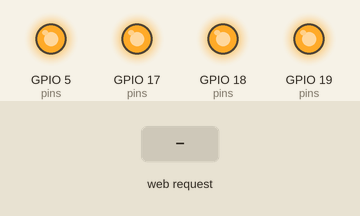
Recording of a sketch running on a simulated ESP32. Shown: output pins drawn as LEDs (lit = HIGH). Inputs (shaded band) come from the test bench. WiFi joins after 1.5 s; servers stay silent unless stated; EEPROM starts erased; what the sketch prints to the serial monitor is not drawn.

Above: at 3.0 s.
3.1 s: HTTP request GET /set?v=1 received
At 3.6 s:
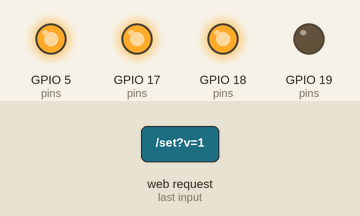
4.6 s: HTTP request GET /set?r=1&v=1 received
At 5.8 s:
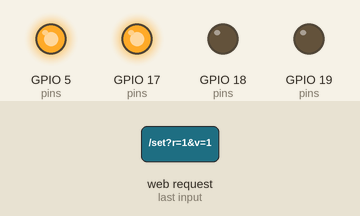
6.1 s: HTTP request GET /set received
At 7.1 s:
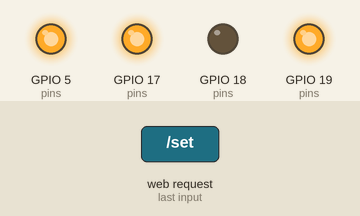
7.6 s: HTTP request GET /all received
At 8.3 s:
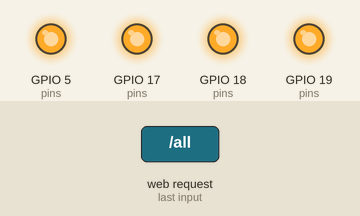
9.1 s: HTTP request GET /set?v=120 received
At 9.4 s:
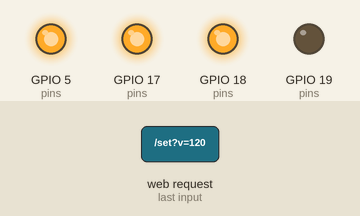
Timing chart, 0 to 11.6 s (numbered marks = the images above; inputs shaded):
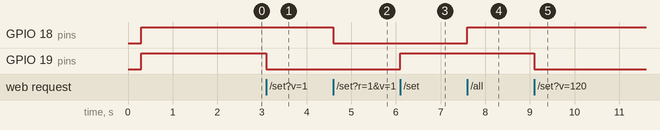

The sketch:

RTK_ESP32_SmartHome_WebDashboardV2.ino
```cpp
#include <WiFi.h>
#include <WebServer.h>
#include <Preferences.h>

const char* SSID = "RTkwifi";
const char* PASSWORD = "00990099";

#define R1 19
#define R2 18
#define R3 5
#define R4 17

#define ON LOW
#define OFF HIGH

WebServer server(80);
Preferences pref;

const byte pins[] = {R1, R2, R3, R4};

bool st[4] = {0, 0, 0, 0};
String nm[4] = {"Fan", "Light", "TV", "Cooler"};

unsigned long lastWifiCheck = 0;
const unsigned long WIFI_RETRY_INTERVAL = 5000;


// =====================================================
// SAVE RELAY STATES
// =====================================================

void saveStates() {
  for (byte i = 0; i < 4; i++) {
    String k = "s" + String(i);
    pref.putBool(k.c_str(), st[i]);
  }
}


// =====================================================
// LOAD RELAY STATES
// =====================================================

void loadStates() {
  for (byte i = 0; i < 4; i++) {
    String k = "s" + String(i);

    // false is default if nothing has been saved yet
    st[i] = pref.getBool(k.c_str(), false);
  }
}


// =====================================================
// APPLY RELAY STATES
// =====================================================

void relays() {
  for (byte i = 0; i < 4; i++) {
    digitalWrite(pins[i], st[i] ? ON : OFF);
  }
}


// =====================================================
// SAVE + APPLY
// =====================================================

void applyAndSave() {
  relays();
  saveStates();
}


// =====================================================
// JSON STATUS
// =====================================================

String json() {

  String j = "{\"s\":[";

  for (byte i = 0; i < 4; i++) {
    j += st[i] ? "1" : "0";

    if (i < 3) {
      j += ",";
    }
  }

  j += "],\"n\":[";

  for (byte i = 0; i < 4; i++) {

    j += "\"";

    // Basic JSON-safe name
    String safe = nm[i];
    safe.replace("\\", "\\\\");
    safe.replace("\"", "\\\"");

    j += safe;
    j += "\"";

    if (i < 3) {
      j += ",";
    }
  }

  j += "]}";

  return j;
}


// =====================================================
// WEB PAGE
// =====================================================

void page() {

String h = R"rawliteral(
<!DOCTYPE html>
<html>

<meta name=viewport content="width=device-width,initial-scale=1,user-scalable=no">

<title>RTK Devil Eye</title>

<style>

*{
box-sizing:border-box;
margin:0
}

html,body{
height:100%;
overflow:hidden
}

body{
font:14px Arial;
background:#05070b;
color:#eee;
padding:10px;
display:flex;
flex-direction:column
}

header{
height:50px;
display:flex;
align-items:center;
justify-content:space-between;
max-width:460px;
width:100%;
margin:auto
}

.logo{
font-weight:800;
font-size:16px;
color:#ff3333
}

.sub{
font-size:8px;
color:#777;
letter-spacing:1px
}

.onl{
font-size:9px;
color:#55e888;
background:#0b1811;
padding:6px 9px;
border-radius:15px
}

main{
width:100%;
max-width:460px;
margin:auto
}

.info{
display:flex;
justify-content:space-between;
background:#10151d;
border:1px solid #252d38;
border-radius:10px;
padding:8px;
margin-bottom:8px;
font-size:10px
}

.grid{
display:grid;
grid-template-columns:1fr 1fr;
gap:8px
}

.card{
height:115px;
background:linear-gradient(145deg,#181e27,#0b0e13);
border:1px solid #29313c;
border-radius:14px;
padding:11px;
display:flex;
flex-direction:column;
justify-content:space-between
}

.card.a{
border-color:#a52525;
box-shadow:0 0 14px #ff00001c
}

.no{
font-size:8px;
color:#687384
}

.name{
font-size:14px;
font-weight:bold;
margin-top:5px;
white-space:nowrap;
overflow:hidden;
text-overflow:ellipsis
}

.badge{
font-size:8px;
color:#ff6666;
background:#271214;
padding:4px 6px;
border-radius:8px;
float:right
}

.badge.a{
color:#65ed91;
background:#102518
}

.sw{
width:48px;
height:25px;
position:relative
}

.sw input{
display:none
}

.sl{
position:absolute;
inset:0;
background:#29313b;
border-radius:20px
}

.sl:before{
content:"";
position:absolute;
width:19px;
height:19px;
left:3px;
top:3px;
background:#999;
border-radius:50%;
transition:.2s
}

input:checked+.sl{
background:#771818
}

.sw input:checked+.sl:before{
transform:translateX(23px);
background:#ff3333;
box-shadow:0 0 8px red
}

.buttons{
display:grid;
grid-template-columns:1fr 1fr;
gap:8px;
margin-top:8px
}

button{
height:40px;
border:1px solid #303846;
border-radius:10px;
background:#121720;
color:white;
font-weight:bold
}

.red{
background:#701515;
border-color:#a52b2b
}

.rename{
margin-top:8px;
width:100%;
height:38px;
background:#0e131a;
border:1px solid #29313c;
border-radius:10px;
color:#aaa;
padding:0 10px
}

.foot{
max-width:460px;
width:100%;
margin:auto;
text-align:center;
font-size:8px;
color:#4e5866
}

#toast{
position:fixed;
bottom:18px;
left:50%;
transform:translate(-50%,20px);
opacity:0;
background:#151a22;
border:1px solid #394352;
border-radius:9px;
padding:9px 15px;
font-size:10px;
font-weight:bold;
transition:.2s
}

#toast.show{
opacity:1;
transform:translate(-50%,0)
}

@media(max-height:620px){

.card{
height:95px
}

header{
height:42px
}

.info{
padding:6px
}

.buttons button{
height:35px
}

}

</style>

<body>

<header>

<div>

<div class=logo>◉ RTK DEVIL EYE</div>

<div class=sub>
DEPARTMENT • SMART CONTROL
</div>

</div>

<div class=onl>
● ONLINE
</div>

</header>


<main>

<div class=info>

<b>DEVICE CONTROL</b>

<span>
ACTIVE:
<b id=count>0</b>/4
</span>

</div>


<div class=grid id=grid></div>


<div class=buttons>

<button class=red onclick=all(1)>
⚡ ALL ON
</button>

<button onclick=all(0)>
ALL OFF
</button>

</div>


<input
class=rename
id=rn
maxlength=18
placeholder="Device name change karne ke liye tap karein..."
onclick=rename()
>


</main>


<div class=foot>
RTK SYSTEM • ESP32 LOCAL NETWORK
</div>


<div id=toast></div>


<script>

let s=[0,0,0,0],
n=["Fan","Light","TV","Cooler"],
sel=0;


function ui(){

let g="",
a=0;

for(let i=0;i<4;i++){

if(s[i])a++;

g+=`

<div class="card ${s[i]?'a':''}">

<div>

<span class=no>
RELAY 0${i+1}
</span>

<span class="badge ${s[i]?'a':''}">
${s[i]?'ON':'OFF'}
</span>

<div class=name>
${n[i]}
</div>

</div>

<label class=sw>

<input
type=checkbox
${s[i]?'checked':''}
onchange="set(${i},this.checked?1:0)"
>

<span class=sl></span>

</label>

</div>

`;

}

grid.innerHTML=g;
count.innerText=a;

}


function get(){

fetch('/status')

.then(x=>x.json())

.then(x=>{

s=x.s;
n=x.n;

ui();

})

.catch(()=>msg('ESP32 OFFLINE'));

}


function set(i,v){

fetch(`/set?r=${i}&v=${v}`)

.then(x=>x.json())

.then(x=>{

s=x.s;
n=x.n;

ui();

msg(n[i]+(v?' ON':' OFF'));

})

.catch(()=>msg('COMMAND FAILED'));

}


function all(v){

fetch('/all?v='+v)

.then(x=>x.json())

.then(x=>{

s=x.s;
n=x.n;

ui();

msg(v?'ALL ON':'ALL OFF');

})

.catch(()=>msg('COMMAND FAILED'));

}


function rename(){

let x=[];

for(let i=0;i<4;i++){

let z=prompt(
'Relay '+(i+1)+' name:',
n[i]
);

x.push(
z&&z.trim()
?z.trim()
:n[i]
);

}

fetch(
'/names?'+
x.map(
(v,i)=>
'r'+i+'='+encodeURIComponent(v)
).join('&')
)

.then(x=>x.json())

.then(x=>{

s=x.s;
n=x.n;

ui();

msg('NAMES SAVED');

})

.catch(()=>msg('NAME SAVE FAILED'));

}


function msg(t){

toast.innerText=t;

toast.className='show';

clearTimeout(window.tt);

window.tt=setTimeout(
()=>toast.className='',
1400
);

}


get();

</script>

</body>

</html>
)rawliteral";

server.send(200, "text/html", h);
}


// =====================================================
// WIFI CONNECT / RECONNECT
// =====================================================

void connectWiFi() {

  if (WiFi.status() == WL_CONNECTED) {
    return;
  }

  Serial.println("WiFi connecting...");

  WiFi.mode(WIFI_STA);
  WiFi.begin(SSID, PASSWORD);

  unsigned long start = millis();

  // Only wait a limited time.
  // ESP32 will NOT get stuck here forever.
  while (
    WiFi.status() != WL_CONNECTED &&
    millis() - start < 10000
  ) {

    delay(300);

    Serial.print(".");
  }

  Serial.println();

  if (WiFi.status() == WL_CONNECTED) {

    Serial.println("WiFi connected!");

    Serial.print("IP: ");
    Serial.println(WiFi.localIP());

  } else {

    Serial.println("WiFi not available.");
    Serial.println("Will retry automatically.");

  }
}


// =====================================================
// SETUP
// =====================================================

void setup() {

  Serial.begin(115200);

  delay(300);


  // ---------------------------------------------------
  // RELAY GPIO
  // ---------------------------------------------------

  for (byte i = 0; i < 4; i++) {

    pinMode(pins[i], OUTPUT);

    digitalWrite(pins[i], OFF);
  }


  // ---------------------------------------------------
  // PREFERENCES
  // ---------------------------------------------------

  pref.begin("rtk", false);


  // Load saved relay states
  loadStates();


  // Load saved names
  for (byte i = 0; i < 4; i++) {

    String k = "r" + String(i);

    nm[i] = pref.getString(
      k.c_str(),
      nm[i]
    );
  }


  // IMPORTANT:
  // Restore previous relay states
  // before WiFi connection.
  relays();


  Serial.println();
  Serial.println("==============================");
  Serial.println(" RTK DEVIL EYE ESP32");
  Serial.println("==============================");

  Serial.println("Saved relay states restored.");


  // ---------------------------------------------------
  // WIFI
  // ---------------------------------------------------

  WiFi.mode(WIFI_STA);

  WiFi.setAutoReconnect(true);

  WiFi.persistent(false);

  connectWiFi();


  // ---------------------------------------------------
  // WEB SERVER
  // ---------------------------------------------------

  server.on("/", page);


  // ---------------------------------------------------
  // STATUS
  // ---------------------------------------------------

  server.on("/status", []() {

    server.send(
      200,
      "application/json",
      json()
    );

  });


  // ---------------------------------------------------
  // SINGLE RELAY
  // ---------------------------------------------------

  server.on("/set", []() {

    int r = server.arg("r").toInt();

    int v = server.arg("v").toInt();


    if (r >= 0 && r < 4) {

      st[r] = v ? true : false;

      applyAndSave();

      server.send(
        200,
        "application/json",
        json()
      );

      return;
    }


    server.send(
      400,
      "application/json",
      "{\"error\":\"invalid relay\"}"
    );

  });


  // ---------------------------------------------------
  // ALL RELAYS
  // ---------------------------------------------------

  server.on("/all", []() {

    bool v = server.arg("v").toInt();


    for (byte i = 0; i < 4; i++) {

      st[i] = v;
    }


    applyAndSave();


    server.send(
      200,
      "application/json",
      json()
    );

  });


  // ---------------------------------------------------
  // RENAME
  // ---------------------------------------------------

  server.on("/names", []() {

    for (byte i = 0; i < 4; i++) {

      String k = "r" + String(i);


      if (server.hasArg(k)) {

        String value = server.arg(k);

        value.trim();


        if (value.length() > 0) {

          nm[i] = value;

          pref.putString(
            k.c_str(),
            nm[i]
          );
        }
      }
    }


    server.send(
      200,
      "application/json",
      json()
    );

  });


  // ---------------------------------------------------
  // START SERVER
  // ---------------------------------------------------

  server.begin();

  Serial.println("Web server started.");

  if (WiFi.status() == WL_CONNECTED) {

    Serial.print("Open: http://");
    Serial.println(WiFi.localIP());

  } else {

    Serial.println(
      "WiFi disconnected. Auto reconnect active."
    );
  }
}


// =====================================================
// LOOP
// =====================================================

void loop() {

  // Web server must continue working
  server.handleClient();


  // ---------------------------------------------------
  // AUTO WIFI RECONNECT
  // ---------------------------------------------------

  if (
    WiFi.status() != WL_CONNECTED &&
    millis() - lastWifiCheck >= WIFI_RETRY_INTERVAL
  ) {

    lastWifiCheck = millis();

    Serial.println();
    Serial.println("WiFi disconnected.");
    Serial.println("Trying to reconnect...");

    WiFi.disconnect();

    delay(100);

    WiFi.begin(SSID, PASSWORD);
  }


  // ---------------------------------------------------
  // CONNECTION RESTORED
  // ---------------------------------------------------

  if (WiFi.status() == WL_CONNECTED) {

    static bool wasConnected = false;

    if (!wasConnected) {

      wasConnected = true;

      Serial.println();
      Serial.println("WiFi connection restored.");

      Serial.print("IP: ");
      Serial.println(WiFi.localIP());

      // Make absolutely sure relay states
      // remain the saved states.
      relays();
    }

  } else {

    static bool wasConnected = false;

    wasConnected = false;
  }
}
```

Measured:
- after the input at 3.1 s, GPIO 19 (pins): HIGH → LOW at once
- after the input at 4.6 s, GPIO 18 (pins): HIGH → LOW at once
- after the input at 6.1 s, GPIO 19 (pins): LOW → HIGH at once
- after the input at 7.6 s, GPIO 18 (pins): LOW → HIGH at once
- after the input at 9.1 s, GPIO 19 (pins): HIGH → LOW at once
